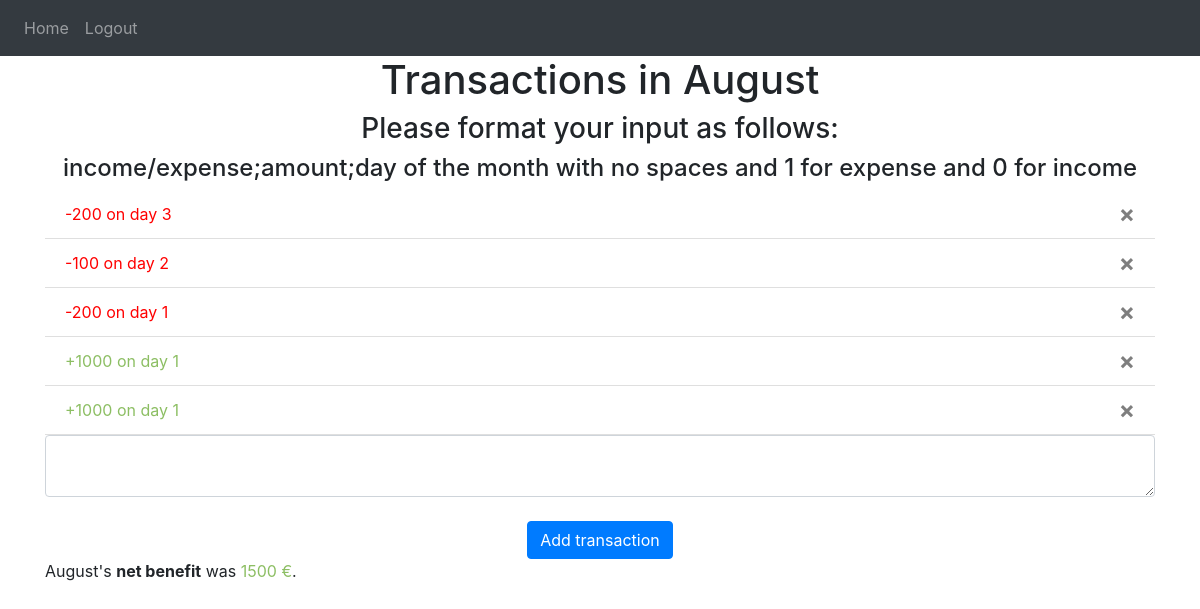
Screenshot of /month/August (signed in) with the database file from the repository.
### website/models.py (models this page shows)
class Transaction(db.Model):
    id = db.Column(db.Integer, primary_key=True)
    data = db.Column(db.String(10000))
    month = db.Column(db.String(30))
    isExpense = db.Column(db.Boolean)
    amount = db.Column(db.Integer)
    day = db.Column(db.String(3))
    date = db.Column(db.DateTime(timezone=True), default=func.now())
    user_id = db.Column(db.Integer, db.ForeignKey("user.id"))

### website/views.py (the view, shortened to what this page needs)
@views.route("/month/<month>", methods=["GET", "POST"])
@login_required
def month(month):
    return render_template(
        "month.html",
        user=current_user,
        month=month,
        netBenefit=getNetBenefit(user=current_user, month=month),
    )

### website/__init__.py (called while the page is built)
def create_app():
    app = Flask(__name__)
    app.config["SECRET_KEY"] = "owo"
    app.config["SQLALCHEMY_DATABASE_URI"] = f"sqlite:///{DB_NAME}"
    db.init_app(app)
    from .views import views
    from .auth import auth
    app.register_blueprint(views, url_prefix="/")
    app.register_blueprint(auth, url_prefix="/")
    from .models import User, Transaction
    create_database(app)
    login_manager = LoginManager()
    login_manager.login_view = "auth.login"
    login_manager.init_app(app)
    @login_manager.user_loader
    def load_user(id):
        return User.query.get(int(id))
    return app

### website/views.py (called while the page is built)
def getNetBenefit(user, month):
    netBenefit = 0
    for transaction in user.transactions:
        if transaction.month == month:
            netBenefit += (1 - 2 * transaction.isExpense) * transaction.amount
    return netBenefit

### website/templates/month.html (shortened to what this page needs)
{% extends "base.html" %} {% block title %}Home{% endblock %} {% block content
    %}
    <h1 align="center">Transactions in {{month}}</h1>
    <h3 align="center">Please format your input as follows:</h3>
    <h4 align="center">income/expense;amount;day of the month with no spaces and 1 for expense and 0 for income</h4>
    <ul class="list-group list-group-flush" id="transactions">
      {% for transaction in user.transactions|sort(attribute="day", reverse=True) if transaction.month==month%}
      <li class="list-group-item">
        {% if transaction.isExpense %}
          {% set message = "-" ~ transaction.amount ~ " on day " + transaction.day %}
          <span style="color:red">{{ message }}</span>
        {% else %}
          {% set message = "+" ~transaction.amount ~ " on day " + transaction.day %}
          <span style="color:rgba(68, 150, 1, 0.616)">{{ message }}</span>
        {% endif %}
        <button type="button" class="close" onClick="deletetransaction({{ transaction.id }})">
          <span aria-hidden="true">&times;</span>
        </button>
      </li>
      {% endfor %}
    </ul>
    <form method="POST">
      <textarea name="transaction" id="transaction" class="form-control"></textarea>
      <br />
      <div align="center">
        <button id="submitBtn" type="submit" class="btn btn-primary">Add transaction</button>
      </div>
    </form>
    <p>
      {%set netBenefit=netBenefit|round(2) %}
      {% if netBenefit>=0 %}
        {{month+"'s"}} <b>{{"net benefit" }}</b> {{"was "}}<span style="color:rgba(68, 150, 1, 0.616)">{{ netBenefit |string() +" €"}}</span>{{"."}}
      {% else %}
      {{month+"'s"}} <b>{{"net loss"}}</b> {{"was " + (netBenefit | abs)|string() +" €."}}
      {% endif %}
    </p>
    {% endblock %}

### rows the page displays
Transaction: message "-200 on day 3"
Transaction: message "-100 on day 2"
Transaction: message "-200 on day 1"
Transaction: message "+1000 on day 1"
Transaction: message "+1000 on day 1"

### other values shown
{{ month }} "August"
{{ month+"'s" }} "August's"
{{ "net benefit" }} "net benefit"
{{ "was " }} "was"
{{ netBenefit |string() +" €" }} "1500 €"
{{ "." }} "."
